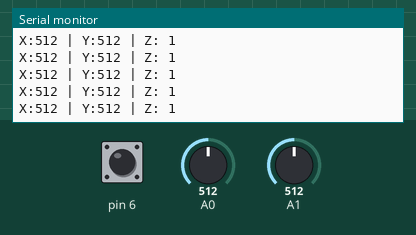
A sketch run on a simulated Arduino Uno, built with avr-gcc and run on an emulated ATmega328P. Parts: the last lines printed to the serial monitor. The inputs (shaded band) are chosen by the test bench; at power-on: A0 = 512, A1 = 512, pin 6 HIGH.

Above: at 1.2 s.
1.3 s: A0 set to 716
At 1.42 s:
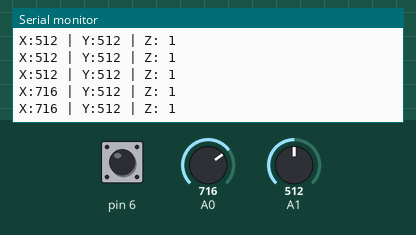
2.8 s: A1 set to 716
At 2.83 s:
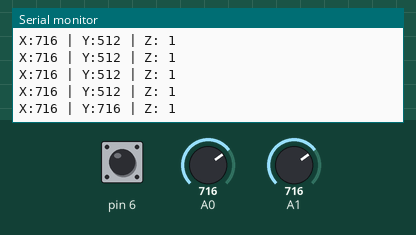
4.3 s: pin 6 pulled LOW for 0.15 s
At 4.34 s:
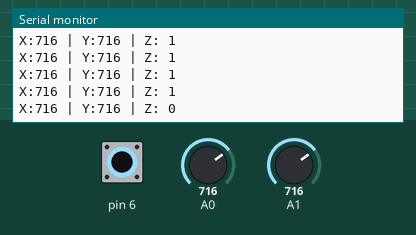
5.9 s: A0 set to 900
At 5.95 s:
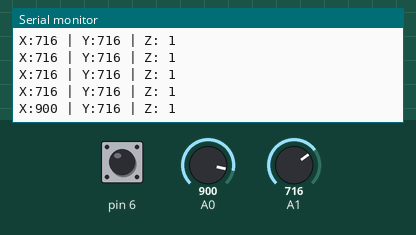
7.4 s: pin 6 pulled LOW for 1 s
At 7.46 s:
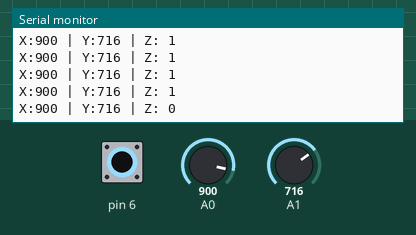
9.9 s: A1 set to 900
At 9.98 s:
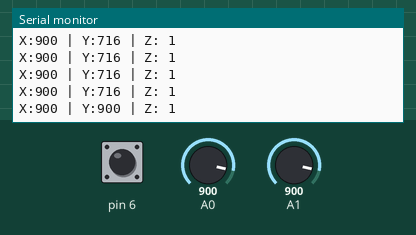
Timing chart, 0 to 12.4 s (numbered marks = the images above; inputs shaded):
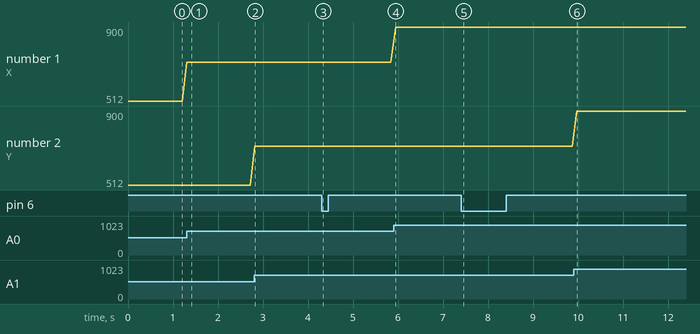

The sketch:

2_6_key.ino
```cpp
int value = 0;

void setup()

{
 pinMode(6, INPUT_PULLUP);
 Serial.begin(115200);
}

void loop(){
 value = analogRead(A0);
 Serial.print("X:");
 Serial.print(value, DEC);
 value = analogRead(A1);
 Serial.print(" | Y:");
 Serial.print(value, DEC);
 value = digitalRead(6);
 Serial.print(" | Z: ");
 Serial.println(value, DEC);
 delay(100);
}
```

Measured:
- after the input at 1.3 s, the serial monitor: prints a new line at once (image 1)
- after the input at 2.8 s, the serial monitor: prints a new line at once (image 2)
- after the input at 4.3 s, the serial monitor: prints a new line at once (image 3)
- after the input at 5.9 s, the serial monitor: prints a new line at once (image 4)
- after the input at 7.4 s, the serial monitor: prints a new line after 0.06 s (image 5)
- after the input at 9.9 s, the serial monitor: prints a new line after 0.07 s (image 6)
- plotted number 1: 512 → 716 after the input at 1.3 s, 716 → 900 after the input at 5.9 s
